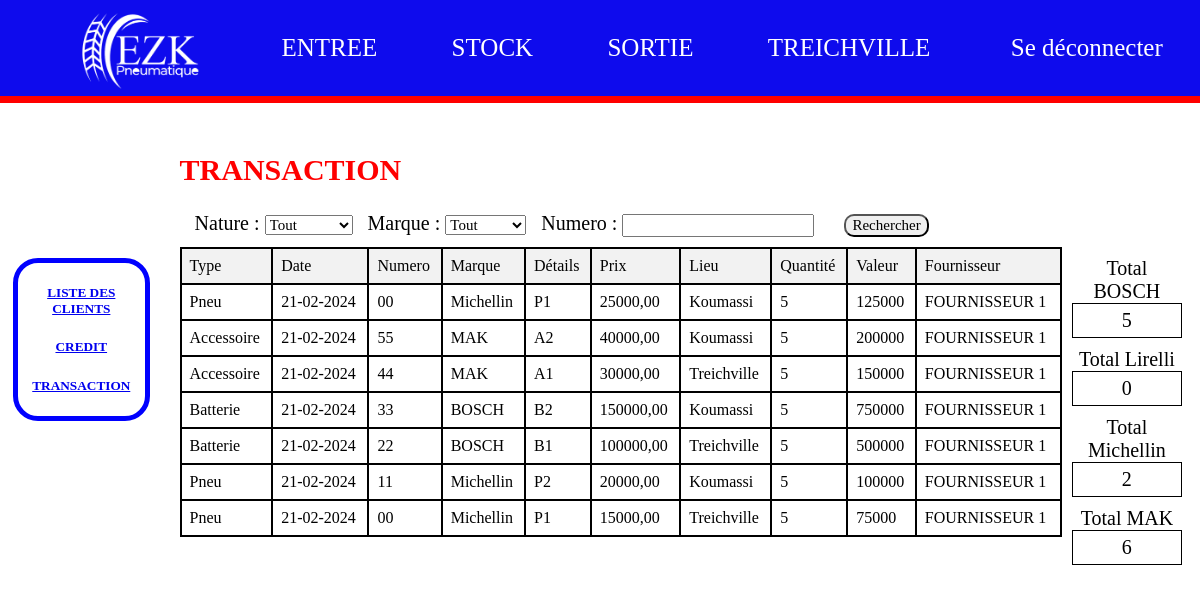
/transaction (signed in), run on the app's committed database.
### myapp/models.py (models this page shows, shortened)
class Transaction(models.Model):
    idTransaction = models.AutoField(primary_key=True)
    Numero = models.ForeignKey(Numero, on_delete=models.CASCADE, default="")
    Details = models.CharField(max_length=45)
    Prix = models.DecimalField(max_digits=10, decimal_places=2)
    Stockage = models.CharField(max_length=45)
    Quantite = models.IntegerField()
    Date = models.DateTimeField()
    Fournisseur = models.ForeignKey(Fournisseur, on_delete=models.CASCADE)
    Marque = models.ForeignKey(Marque, on_delete=models.CASCADE)
    Nature = models.ForeignKey(Nature, on_delete=models.CASCADE, default='')
    class Meta:
        db_table = 'Transaction'
        verbose_name = 'Transaction'
        verbose_name_plural = 'Transactions'

class Nature(models.Model):
    idNature = models.AutoField(primary_key=True)
    Name = models.CharField(max_length=45, default="")
    class Meta:
        db_table = 'Nature'
        verbose_name = 'Nature'
        verbose_name_plural = 'Natures'

class Numero(models.Model):
    idNumero = models.AutoField(primary_key=True)
    Numero = models.CharField(max_length=45)
    Quantite = models.IntegerField(default=0)
    class Meta:
        db_table = 'Numero'
        verbose_name = 'Numero'
        verbose_name_plural = 'Numeros'

class Marque(models.Model):
    idMArque = models.AutoField(primary_key=True)
    Nom = models.CharField(max_length=45)
    Quantite = models.IntegerField(default=0)
    class Meta:
        db_table = 'Marque'
        verbose_name = 'Marque'
        verbose_name_plural = 'Marques'

class Fournisseur(models.Model):
    idFournisseur = models.AutoField(primary_key=True)
    Nom = models.CharField(max_length=45)
    Contact = models.CharField(max_length=45)
    class Meta:
        db_table = 'Fournisseur'
        verbose_name = 'Fournisseur'
        verbose_name_plural = 'Fournisseurs'

### myapp/views.py (the view)
# urls.py: path("transaction", views.transaction, name="transaction"),
def transaction(request):
    try:
        admin = Administrateur.objects.get(idAdministrateur = request.session["user_connect"])
    except:
        return redirect("myapp:PageConnexion")
    if admin is not None:
        if request.method == "POST":
            marque = request.POST.get("marque")
            try:
                marque_saisie = Marque.objects.get(Nom=marque)
            except Marque.DoesNotExist:
                marque = "All"
                marque_saisie = "All"
            nature = request.POST.get("nature")
            try:
                nature_saisie = Nature.objects.get(Name=nature)
            except Nature.DoesNotExist:
                nature = "All"
                nature_saisie = "All"
            numero = request.POST.get("numero")
            if numero is None:
                numero = ""
                numero_saisi = None
            else:
                try:
                    numero_saisi = Numero.objects.get(Numero=numero)
                except Numero.DoesNotExist:
                    numero_saisi = None
            recherche = f"{marque} - {numero}"
            if recherche:
                if marque != "All" and nature != 'All':
                    if numero_saisi is None:
                        resultat = Transaction.objects.filter(Marque=marque_saisie).order_by("-Date")
                    else:
                        resultat = Transaction.objects.filter(Marque=marque_saisie, Numero=numero_saisi).order_by("-Date")
                elif marque != "All" and nature == "All":
                    if numero_saisi is None:
                        resultat = Transaction.objects.filter(Marque=marque_saisie).order_by("-Date")
                    else:
                        resultat = Transaction.objects.filter(Marque=marque_saisie, Numero=numero_saisi).order_by("-Date")
                elif marque == "All" and nature != "All":
                    if numero_saisi is None:
                        resultat = Transaction.objects.filter(Nature=nature_saisie).order_by("-Date")
                    else:
                        resultat = Transaction.objects.filter(Nature=nature_saisie, Numero=numero_saisi).order_by("-Date")
                else:
                    if numero_saisi is None:
                        resultat = Transaction.objects.all().order_by("-Date")
                    else:
                        resultat = Transaction.objects.filter(Numero=numero_saisi).order_by("-Date")
                if resultat.exists():
                    total_pneu = resultat.count()
                    somme_quantites = resultat.aggregate(Sum('Quantite'))['Quantite__sum'] or 1
                    nbre_pneu_marque = Marque.objects.values('Nom').annotate(nombre_pneus=Count('Nom'))
                    resultat = resultat.annotate(valeur_restante=ExpressionWrapper(F('Quantite') * F('Prix'), output_field=DecimalField()))
                    marques = Marque.objects.all()
                    natures = Nature.objects.all()
                    context = {
                        "transactions": resultat,
                        "total_pneu": total_pneu,
                        "total_stock": somme_quantites,
                        "nbre_pneus": nbre_pneu_marque,
                        "marques": marques,
                        "natures": natures,
                        "recherche": recherche
                    }
                    return render(request, "transaction.html", context=context)
                else:
                    marques = Marque.objects.all()
                    message = "AUCUN RESULTAT TROUVE !"
                    context = {
                        "message": message,
                        "marques": marques
                    }
                    return render(request, "transaction.html", context=context)
        else:
            pneus = Transaction.objects.all().order_by("-idTransaction")
            somme_quantites = pneus.aggregate(Sum('Quantite'))['Quantite__sum'] or 1
            resultat = pneus.annotate(valeur_restante=ExpressionWrapper(F('Quantite') * F('Prix'), output_field=DecimalField()))
            marques = Marque.objects.all()
            natures = Nature.objects.all()
            context = {
                "transactions": resultat,
                "total_stock": somme_quantites,
                "marques": marques,
                "natures": natures
            }
            return render(request, "transaction.html", context=context)

### myapp/templates/transaction.html (shortened to what this page needs)
{% load static %}
<!DOCTYPE html>
<html lang="en">
  <head>
    <link rel="stylesheet" href="{% static 'CSS/style.css' %}" />
  </head>
  <body>
    {% include 'header.html'%}
    <main>
      <section>
        {% include 'sidebar.html'%}
        <div class="right">
          <div class="search">
            <div><h1 style="color:red;">TRANSACTION</h1></div>
            <form action="{% url 'myapp:transaction' %}" method="post">
              <label for="nature">Nature : </label>
              <select name="nature" id="nature">
                  <option value="All" selected>Tout</option>
                </select>&nbsp;&nbsp;
              <label for="marque">Marque : </label>
              <select name="marque" id="marque">
                  <option value="All" selected>Tout</option>
                </select>&nbsp;&nbsp;
              <label for="numero">Numero : </label>
              <input type="text" name="numero" id="numero"> &nbsp;
              &nbsp;&nbsp; <input type="submit" value="Rechercher" style="border-radius: 10px;">
            </form>
          </div>
            <div class="resultat">
              {% if transactions %}
                <div class="all">
                <table>
                  <thead>
                    <tr>
                      <td>Type</td>
                      <td>Date</td>
                      <td>Numero</td>
                      <td>Marque</td>
                      <td>Détails</td>
                      <td>Prix</td>
                      <td>Lieu</td>
                      <td>Quantité</td>
                      <td>Valeur</td>
                      <td>Fournisseur</td>
                    </tr>
                  </thead>
                  <tbody>
                    {% for pneu in transactions %}
                      <tr>
                        <td>{{pneu.Nature.Name}}</td>
                        <td>{{pneu.Date|date:"d-m-Y"}}</td>
                        <td>{{pneu.Numero.Numero}}</td>
                        <td>{{pneu.Marque.Nom}}</td>
                        <td>{{pneu.Details}}</td>
                        <td>{{pneu.Prix}}</td>
                        <td>{{pneu.Stockage}}</td>
                        <td>{{pneu.Quantite}}</td>
                        <td>{{pneu.valeur_restante}}</td>
                        <td>{{pneu.Fournisseur.Nom}}</td>
                      </tr>
                    {% endfor %}
                  </tbody>
                </table>
                </div>
                <div class="total" style="flex:1;">
                  {% if marques %}
                    {% for marque in marques %}
                        <span>Total {{marque.Nom}}</span>
                        <div class="boite">{{marque.Quantite}}</div>
                    {% endfor %}
                  {% endif %}
                </div>
              {% else %}
                <h2>AUCUNE TRANSACTION !</h2>
              {% endif %}
            </div>
        </div>
      </section>
    </main>
  </body>
</html>

### myapp/static/CSS/style.css (style rules this page uses)
* { font-family: "Times News Roman"; }
main { padding-top: 120px; }
main section { display: flex; }
main section .right { flex: 8; margin-left: 15px; }
main section .right .search { margin-bottom: 10px; font-size: 20px; }
main section .right .search input[type="text"] { text-align: center; }
main section .right .search select, main section .right .search input[type="submit"], main section .right .search input[type="text"] { font-size: 15px; }
main section .right .resultat { display: flex; }
main section .right .resultat .all { flex: 8; }
main section .right .resultat .total { text-align: center; padding: 10px; font-size: 20px; flex: 2; }
main section .right .resultat .total .boite { padding: 5px; border: solid 1px black; margin-bottom: 10px; }
main section .right .resultat .all table { border-collapse: collapse; width: 100%; border: 2px solid black; }
main section .right .resultat .all table, main section .right .resultat .all table td { border: 2px solid black; }
main section .right .resultat .all table thead { border: 2px solid black; background-color: #f2f2f2; }
main section .right .resultat .all table td { padding: 8px; }

### data on the page
Transaction: Nature.Name "Pneu", Date "21-02-2024", Numero.Numero "00", Marque.Nom "Michellin", Details "P1", Prix "25000,00", Stockage "Koumassi", Quantite "5", valeur_restante "125000", Fournisseur.Nom "FOURNISSEUR 1"
Transaction: Nature.Name "Accessoire", Date "21-02-2024", Numero.Numero "55", Marque.Nom "MAK", Details "A2", Prix "40000,00", Stockage "Koumassi", Quantite "5", valeur_restante "200000", Fournisseur.Nom "FOURNISSEUR 1"
Transaction: Nature.Name "Accessoire", Date "21-02-2024", Numero.Numero "44", Marque.Nom "MAK", Details "A1", Prix "30000,00", Stockage "Treichville", Quantite "5", valeur_restante "150000", Fournisseur.Nom "FOURNISSEUR 1"
Transaction: Nature.Name "Batterie", Date "21-02-2024", Numero.Numero "33", Marque.Nom "BOSCH", Details "B2", Prix "150000,00", Stockage "Koumassi", Quantite "5", valeur_restante "750000", Fournisseur.Nom "FOURNISSEUR 1"
Transaction: Nature.Name "Batterie", Date "21-02-2024", Numero.Numero "22", Marque.Nom "BOSCH", Details "B1", Prix "100000,00", Stockage "Treichville", Quantite "5", valeur_restante "500000", Fournisseur.Nom "FOURNISSEUR 1"
Transaction: Nature.Name "Pneu", Date "21-02-2024", Numero.Numero "11", Marque.Nom "Michellin", Details "P2", Prix "20000,00", Stockage "Koumassi", Quantite "5", valeur_restante "100000", Fournisseur.Nom "FOURNISSEUR 1"
Transaction: Nature.Name "Pneu", Date "21-02-2024", Numero.Numero "00", Marque.Nom "Michellin", Details "P1", Prix "15000,00", Stockage "Treichville", Quantite "5", valeur_restante "75000", Fournisseur.Nom "FOURNISSEUR 1"
Marque: Nom "BOSCH", Quantite "5"
Marque: Nom "Lirelli", Quantite "0"
Marque: Nom "Michellin", Quantite "2"
Marque: Nom "MAK", Quantite "6"
